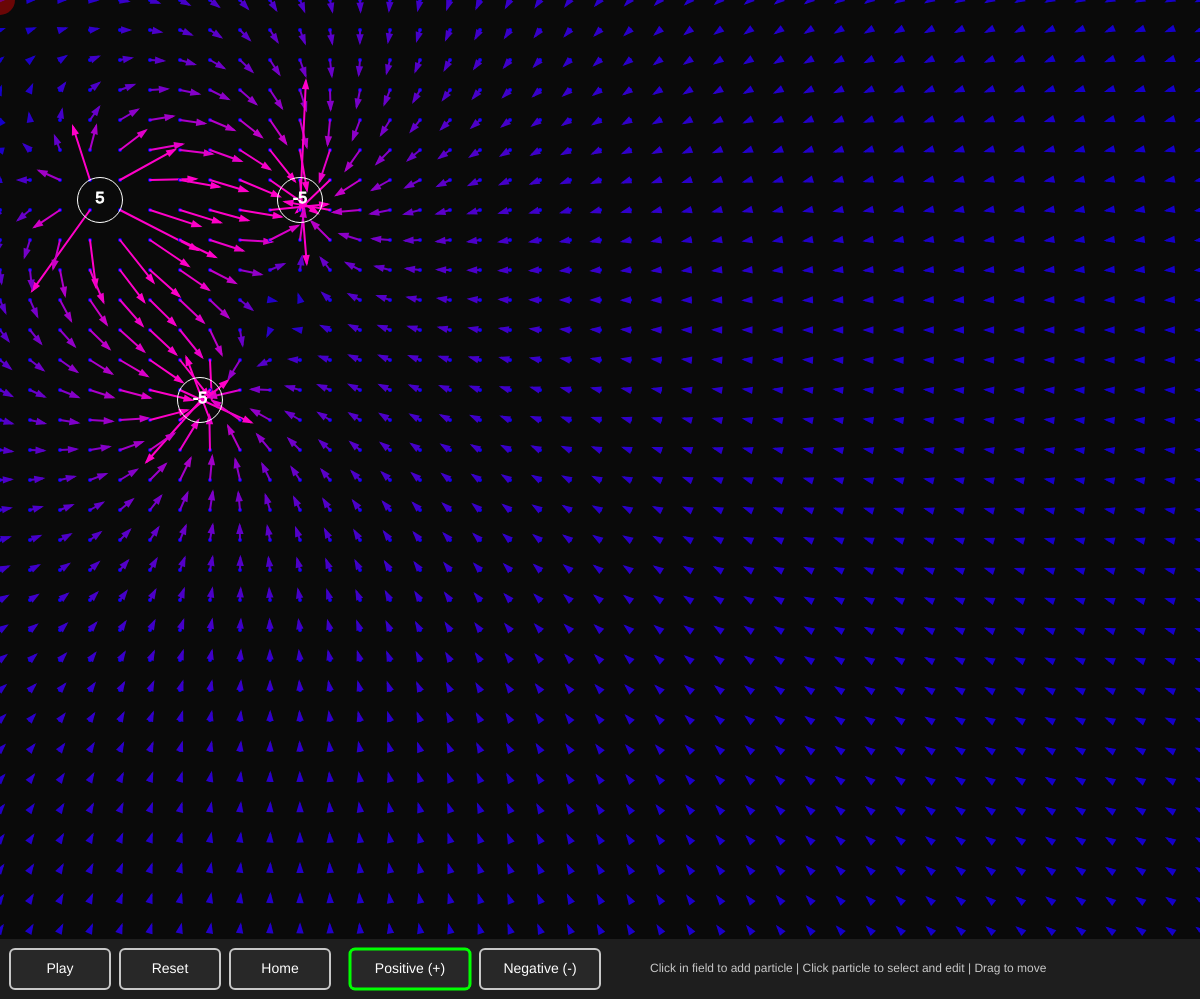
Frame 1 (no input)
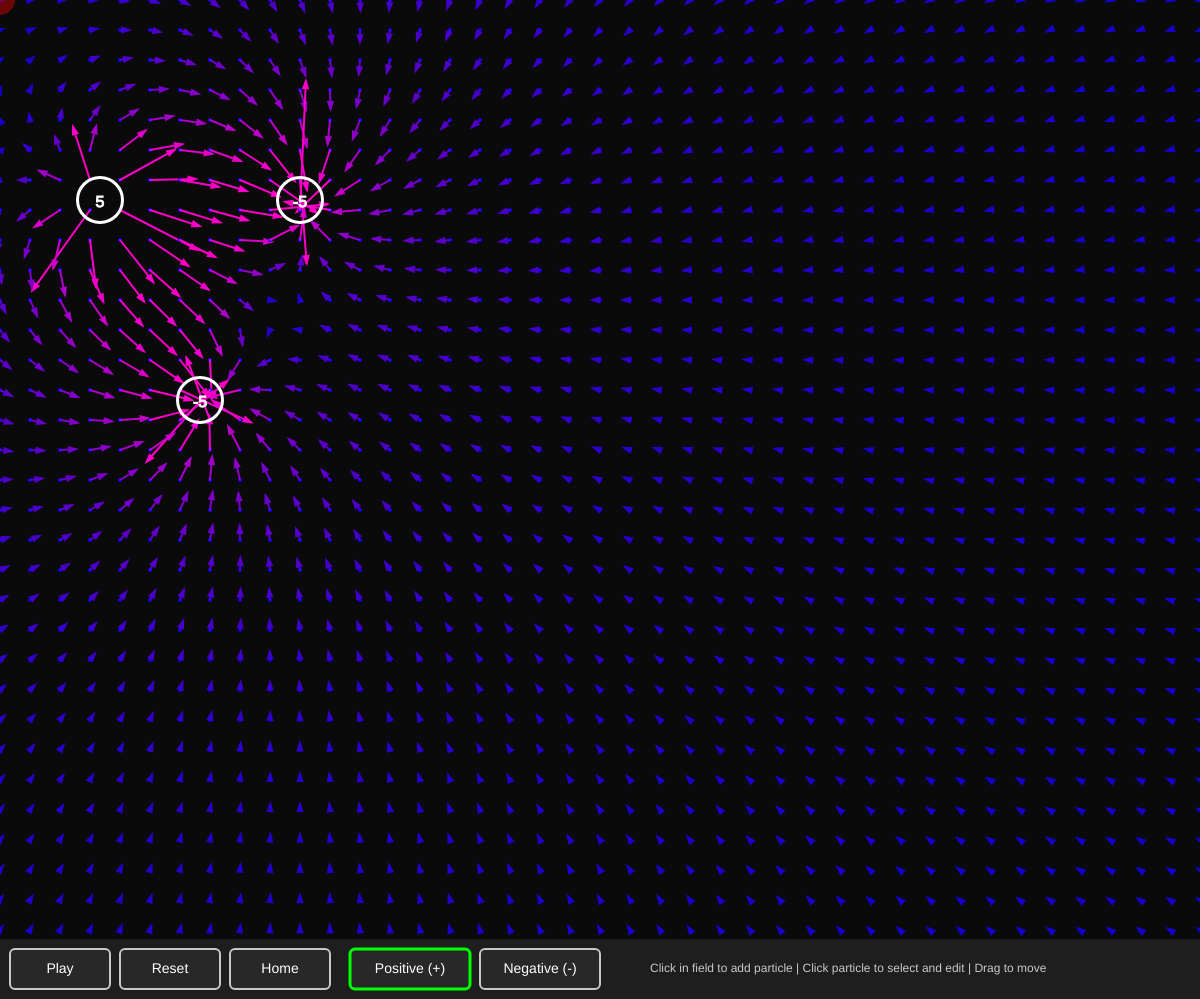
Frame 60 (no input)
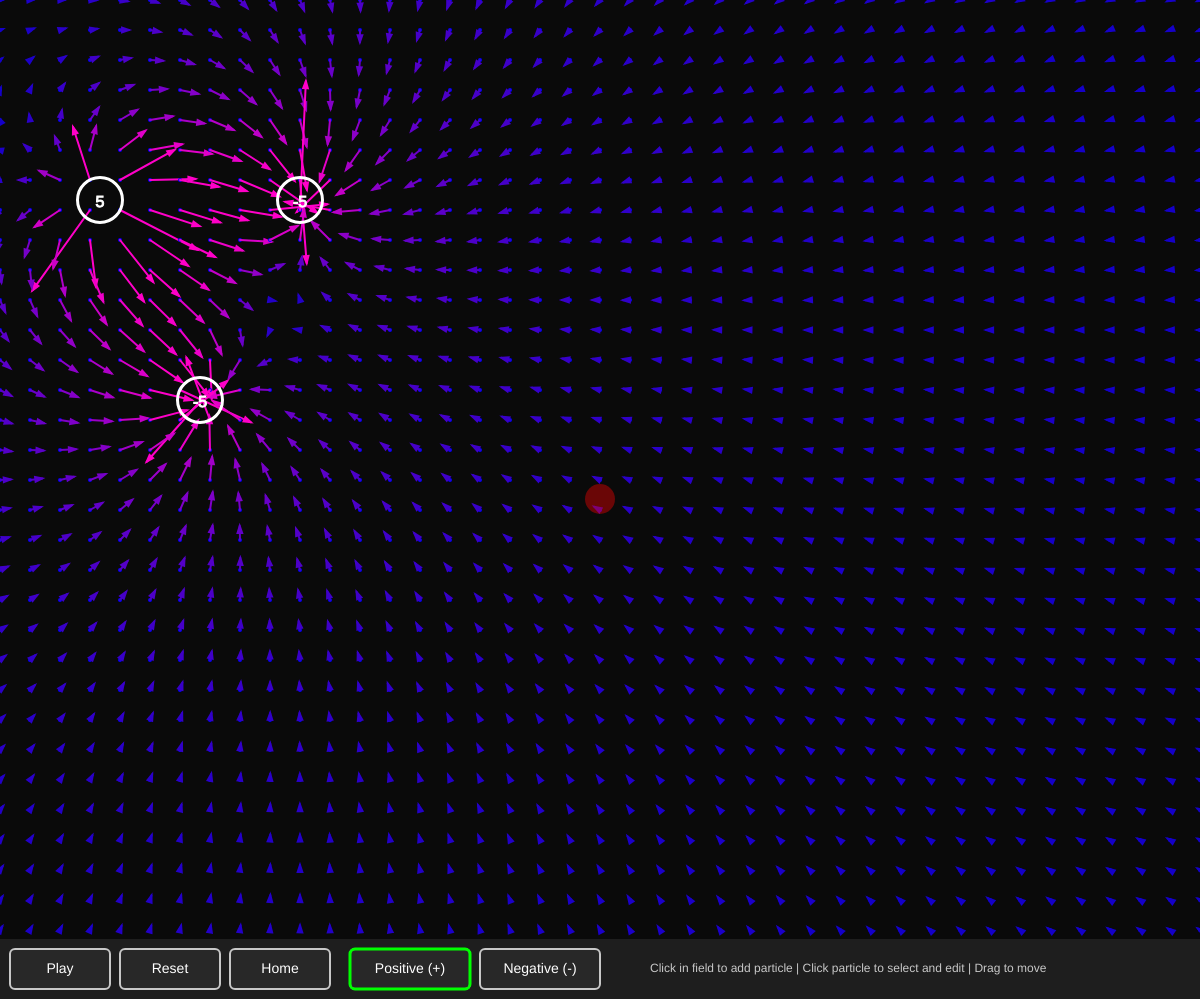
Frame 120 (the mouse pressed at the canvas centre since frame 60)

The p5.js sketch that drew these frames (run headless with seeded random() and noise() and a simulated clock; from frame 60 on, the mouse is pressed at the canvas centre):

// p5.js sketch
// ── sketch.js
let size; 
let K = 2e4;
let grid;
let particles = [];
// Camera (pan & zoom)
let camScale = 1;
let camOffset;
let panningActive = false;
let selectedCharge = 5; // Default charge for new particles
let isPlaying = false;
let selectedParticle = null;
let draggingParticle = null;
let uiHeight = 60;
let chargeDialog = null;
let chargeInput = null;

let buttonPressed = false;

// UI Button class
class Button {
  constructor(x, y, w, h, label, action) {
    this.x = x;
    this.y = y;
    this.w = w;
    this.h = h;
    this.label = label;
    this.action = action;
    this.hovered = false;
  }
  
  show() {
    // Check hover
    this.hovered = mouseX > this.x && mouseX < this.x + this.w &&
                   mouseY > this.y && mouseY < this.y + this.h;
    
    // Draw button
    fill(this.hovered ? 60 : 40);
    stroke(200);
    strokeWeight(2);
    rect(this.x, this.y, this.w, this.h, 5);
    
    // Draw label
    fill(255);
    noStroke();
    textAlign(CENTER, CENTER);
    textSize(14);
    text(this.label, this.x + this.w/2, this.y + this.h/2);
  }
  
  clicked() {
    if (this.hovered) {
      this.action();
      return true;
    }
    return false;
  }
}

// UI Buttons
let playPauseBtn, resetBtn, homeBtn, positiveBtn, negativeBtn;

function setup() { 
  createCanvas(window.innerWidth, window.innerHeight-1); 
  size = 30; 
  
  // Initialize with some particles
  particles.push(new Particle(5, 100, 200));
  particles.push(new Particle(-5, 300, 200));
  particles.push(new Particle(-5, 200, 400));
  
  grid = new Grid(size);
  
  // Create UI buttons
  playPauseBtn = new Button(10, height-uiHeight+10, 100, 40, "Play", togglePlayPause);
  resetBtn = new Button(120, height-uiHeight+10, 100, 40, "Reset", resetSimulation);
  homeBtn = new Button(230, height-uiHeight+10, 100, 40, "Home", home);
  
  positiveBtn = new Button(350, height-uiHeight+10, 120, 40, "Positive (+)", () => selectedCharge = 5);
  negativeBtn = new Button(480, height-uiHeight+10, 120, 40, "Negative (-)", () => selectedCharge = -5);
  camOffset = createVector(0, 0);
}

function draw() { 
  background(0);
  
  // Draw field area
  fill(10);
  noStroke();
  rect(0, 0, width, height - uiHeight);
  // Convert mouse position to world coordinates for interactions/preview
  let worldMouse = screenToWorld(mouseX, mouseY);

  // Update and draw field contents inside camera transform
  push();
  translate(camOffset.x, camOffset.y);
  scale(camScale);

  grid.update(particles);
  grid.show();

  // Show all particles (physics runs in world coords)
  for (let p of particles) {
    if (isPlaying) {
      let Efield = grid.getFieldStrength(p);
      p.applyForce(Efield);
      p.update();
    }
    p.show();
  }

  // Highlight selected particle
  if (selectedParticle) {
    noFill();
    stroke(255, 255, 0);
    strokeWeight(3);
    circle(selectedParticle.pos.x, selectedParticle.pos.y, 50);
  }

  // Preview particle at mouse when in field area (in world coords)
  if (mouseY < height - uiHeight && !draggingParticle && !panningActive) {
    noStroke();
    fill(selectedCharge > 0 ? color(255, 0, 0, 100) : color(0, 0, 255, 100));
    circle(worldMouse.x, worldMouse.y, 30);
  }

  pop();
  
  // Draw UI panel
  fill(30);
  noStroke();
  rect(0, height-uiHeight, width, uiHeight);
  
  // Draw buttons
  playPauseBtn.label = isPlaying ? "Pause" : "Play";
  playPauseBtn.show();
  resetBtn.show();
  homeBtn.show();
  positiveBtn.show();
  negativeBtn.show();
  
  // Highlight selected charge button
  if (selectedCharge > 0) {
    noFill();
    stroke(0, 255, 0);
    strokeWeight(3);
    rect(positiveBtn.x, positiveBtn.y, positiveBtn.w, positiveBtn.h, 5);
  } else {
    noFill();
    stroke(255, 0, 0);
    strokeWeight(3);
    rect(negativeBtn.x, negativeBtn.y, negativeBtn.w, negativeBtn.h, 5);
  }
  
  // Draw instructions
  fill(200);
  noStroke();
  textAlign(LEFT, CENTER);
  textSize(12);
  text("Click in field to add particle | Click particle to select and edit | Drag to move ", 650, height-uiHeight/2);
  
  // Draw charge dialog if active
  if (chargeDialog) {
    drawChargeDialog();
  }
  
}

function mousePressed() {
  if (chargeDialog) {
    handleChargeDialogClick();
    return;
  }
  panningActive = false;

  // Check UI buttons first
  if (mouseY > height - uiHeight) {
    playPauseBtn.clicked();
    resetBtn.clicked();
    homeBtn.clicked();
    positiveBtn.clicked();
    negativeBtn.clicked();
    return;
  }
  // Convert to world coordinates for particle hit tests
  let worldMouse = screenToWorld(mouseX, mouseY);

  // Check if clicking on existing particle
  for (let p of particles) {
    let d = dist(worldMouse.x, worldMouse.y, p.pos.x, p.pos.y);
    if (d < 25) {
      selectedParticle = p;
      draggingParticle = p;
      return;
    }
  }

  // If not clicking on a particle, deselect (possible add on release)
  selectedParticle = null;
}

function mouseReleased() {
  // If charge dialog is open, don't do anything
  if (chargeDialog) {
    return;
  }

  if (buttonPressed) {
    buttonPressed = false;
    return;
  }
  
  // If we were dragging a particle, stop and maybe open dialog
  if (draggingParticle) {
    let d = dist(mouseX, mouseY, pmouseX, pmouseY);
    // If mouse barely moved, it was a click - open charge dialog
    if (d < 5) {
      openChargeDialog(draggingParticle);
    }
    draggingParticle = null;
    return;
  }

  // If clicking in field area and not on a particle, add new particle (only if we didn't pan)
  if (mouseY < height - uiHeight && !panningActive) {
    let worldMouse = screenToWorld(mouseX, mouseY);
    let clickedOnParticle = false;
    for (let p of particles) {
      let d = dist(worldMouse.x, worldMouse.y, p.pos.x, p.pos.y);
      if (d < 25) {
        clickedOnParticle = true;
        break;
      }
    }

    if (!clickedOnParticle) {
      particles.push(new Particle(selectedCharge, worldMouse.x, worldMouse.y));
    }
  }
}

function mouseDragged() {
  // If dragging a particle, move it in world coords
  if (draggingParticle && mouseY < height - uiHeight) {
    let worldMouse = screenToWorld(mouseX, mouseY);
    draggingParticle.pos.x = worldMouse.x;
    draggingParticle.pos.y = worldMouse.y;
    return;
  }

  // Otherwise pan the view when dragging on empty field area
  if (!draggingParticle && mouseY < height - uiHeight) {
    camOffset.x += mouseX - pmouseX;
    camOffset.y += mouseY - pmouseY;
    panningActive = true;
  }
}

// Convert screen coordinates to world coordinates (taking camera into account)
function screenToWorld(x, y) {
  return createVector((x - camOffset.x) / camScale, (y - camOffset.y) / camScale);
}

function worldToScreen(v) {
  return createVector(v.x * camScale + camOffset.x, v.y * camScale + camOffset.y);
}

function mouseWheel(event) {
  // Zoom in/out centered on mouse position
  const factor = event.deltaY < 0 ? 1.05 : 1 / 1.05;
  let mouseScreen = createVector(mouseX, mouseY);
  let worldBefore = p5.Vector.sub(mouseScreen, camOffset).div(camScale);
  camScale *= factor;
  camScale = constrain(camScale, 0.2, 1.1);
  camOffset = p5.Vector.sub(mouseScreen, p5.Vector.mult(worldBefore, camScale));
  return false; // prevent default
}

function keyPressed() {  
  // Flip charge of selected particle
  if (key === 'f' || key === 'F') {
    if (selectedParticle) {
      selectedParticle.q *= -1;
    }
  }
}

function togglePlayPause() {
  isPlaying = !isPlaying;
  // Note: Currently particles are static. If you want them to move,
  // you can add physics in the Particle class and update positions when isPlaying is true
}

function home() {
  camOffset = createVector(0, 0);
  camScale = 1;
}

function resetSimulation() {
  particles = [];
  selectedParticle = null;
  draggingParticle = null;
  isPlaying = false;
  camOffset = createVector(0, 0);
  camScale = 1;
  closeChargeDialog();
}

// Charge dialog functions
function openChargeDialog(particle) {
  chargeDialog = {
    particle: particle,
    x: width / 2 - 150,
    y: 200,
    w: 420,
    h: 150
  };
  
  // Create input element
  chargeInput = createInput(str(particle.q));
  chargeInput.position(chargeDialog.x + 70, chargeDialog.y + 50);
  chargeInput.size(260);
  chargeInput.style('font-size', '18px');
  chargeInput.style('padding', '10px');
  chargeInput.elt.focus();
  chargeInput.elt.select();
}

function closeChargeDialog() {
  if (chargeInput) {
    chargeInput.remove();
    chargeInput = null;
  }
  chargeDialog = null;
}

function drawChargeDialog() {
  // Semi-transparent overlay
  fill(0, 0, 0, 150);
  noStroke();
  rect(0, 0, width, height);
  
  // Dialog box
  fill(40);
  stroke(200);
  strokeWeight(2);
  rect(chargeDialog.x, chargeDialog.y, chargeDialog.w, chargeDialog.h, 10);
  
  // Title
  fill(255);
  noStroke();
  textAlign(CENTER, CENTER);
  textSize(18);
  text("Edit Particle Charge", chargeDialog.x + chargeDialog.w / 2, chargeDialog.y + 25);
  
  // Buttons
  let btnW = 120;
  let btnH = 35;
  let btnY = chargeDialog.y + 105;
  
  // OK button
  let okX = chargeDialog.x + 20;
  fill(mouseX > okX && mouseX < okX + btnW && 
       mouseY > btnY && mouseY < btnY + btnH ? 60 : 40);
  stroke(0, 200, 0);
  strokeWeight(2);
  rect(okX, btnY, btnW, btnH, 5);
  fill(255);
  noStroke();
  textSize(16);
  text("OK", okX + btnW / 2, btnY + btnH / 2);
  
  // Cancel button
  let cancelX = chargeDialog.x + 150;
  fill(mouseX > cancelX && mouseX < cancelX + btnW && 
       mouseY > btnY && mouseY < btnY + btnH ? 60 : 40);
  stroke(200, 0, 0);
  strokeWeight(2);
  rect(cancelX, btnY, btnW, btnH, 5);
  fill(255);
  noStroke();
  text("Cancel", cancelX + btnW / 2, btnY + btnH / 2);
  
  let deleteX = chargeDialog.x + 280;
  fill(mouseX > deleteX && mouseX < deleteX + btnW && 
       mouseY > btnY && mouseY < btnY + btnH ? 60 : 40);
  stroke(200, 0, 0);
  strokeWeight(2);
  rect(deleteX, btnY, btnW, btnH, 5);
  fill(255);
  noStroke();
  text("Delete", deleteX + btnW / 2, btnY + btnH / 2);
}

function handleChargeDialogClick() {
  if (!chargeDialog) return;
  
  let btnW = 120;
  let btnH = 35;
  let btnY = chargeDialog.y + 105;
  let okX = chargeDialog.x + 30;
  let cancelX = chargeDialog.x + 150;
  let deleteX = chargeDialog.x + 270;
  
  // Check OK button
  if (mouseX > okX && mouseX < okX + btnW && 
      mouseY > btnY && mouseY < btnY + btnH) {
    applyChargeChange();
  }
  // Check Cancel button
  else if (mouseX > cancelX && mouseX < cancelX + btnW && 
           mouseY > btnY && mouseY < btnY + btnH) {
    closeChargeDialog();
  }
  
  else if (mouseX > deleteX && mouseX < deleteX + btnW && 
           mouseY > btnY && mouseY < btnY + btnH) {
    deleteCharge();
  }

  buttonPressed = true;
}

function applyChargeChange() {
  if (chargeDialog && chargeInput) {
    let newCharge = parseFloat(chargeInput.value());
    if (!isNaN(newCharge) && newCharge !== 0) {
      chargeDialog.particle.q = newCharge;
    }
  }
  closeChargeDialog();
}

function deleteCharge() {
  // Delete selected particle
  if (chargeDialog.particle.q) {
    let index = particles.indexOf(chargeDialog.particle);
    if (index > -1) {
      particles.splice(index, 1);
      selectedParticle = null;
      closeChargeDialog();
    }
  }
}
// ── Grid.js
class Grid {
  constructor(size) {
    this.size = size;
    // Keep a constant spacing in screen pixels so the number of visible
    // sample points stays the same regardless of zoom.
    this.screenSpacing = 30; // spacing in screen pixels between sample points
    this.samples = [];
  }
  
  getFieldStrength(particle) {
    let sum = createVector(0, 0);
    
    for (const p of particles) {
      if (p == particle) continue;
          
      let r = particle.pos.dist(p.pos);
      let safeR = max(0.0001, r);
      let magnitude = -p.q/(abs(safeR)**0.86)*2e2;

      sum.add(p5.Vector.sub(p.pos, particle.pos).setMag(magnitude));
    }

    return sum;
  }
  
  update(particles) {
    this.samples.length = 0;

    // Determine world bounds from global camera (camOffset, camScale) and canvas size
    let left = (-camOffset.x) / camScale;
    let top = (-camOffset.y) / camScale;
    let right = (width - camOffset.x) / camScale;
    let bottom = (height - uiHeight - camOffset.y) / camScale;

    // Convert desired screen spacing to world-space spacing so on-screen
    // spacing remains constant while zooming.
    let spacing = this.screenSpacing / camScale;

    // Start at a multiple of spacing so grid stays aligned
    let startX = Math.floor(left / spacing) * spacing;
    let startY = Math.floor(top / spacing) * spacing;

    // Cap the total samples to avoid performance blowup
    let maxSamples = 12000; // safety cap
    let count = 0;

    for (let y = startY; y <= bottom; y += spacing) {
      for (let x = startX; x <= right; x += spacing) {
        let pt = createVector(x, y);
        let sum = createVector(0, 0);

        for (const particle of particles) {
          let r = pt.dist(particle.pos);
          let safeR = max(0.0001, r);
          let magnitude = -particle.q / (abs(safeR) ** 0.86) * 2e2;
          sum.add(p5.Vector.sub(particle.pos, pt).setMag(magnitude/camScale));
        }

        this.samples.push({ x: x, y: y, vec: sum.limit(200) });

        if (++count > maxSamples) return; // stop early if too many
      }
    }
  }
  
  show() {
    for (const s of this.samples) {
      let x = s.x;
      let y = s.y;

      push();
      stroke(0, 0, 255);
      strokeWeight(4 / max(0.3, camScale));
      point(x, y);
      pop();

      let pt = s.vec;
      let m = constrain(round(mag(pt.x, pt.y)) * 7, 0, 255);

      drawArrow({ x, y }, pt, `rgb(${m}, ${0}, ${200})`);
    }
  }
}

function drawArrow(base, vec, myColor) {
  push();
  stroke(myColor);
  strokeWeight(2);
  fill(myColor);
  translate(base.x, base.y);
  line(0, 0, vec.x, vec.y);
  rotate(vec.heading());
  let arrowSize = 7;
  translate(vec.mag() - arrowSize, 0);
  triangle(0, arrowSize / 3, 0, -arrowSize / 3, arrowSize, 0);
  pop();
}
// ── Particle.js
class Particle {
  constructor(q, x, y) {
    this.q = q;
    this.mass = this.q > 0 ? 1836 : 1;
    this.pos = createVector(x, y);
    this.vel = createVector(0, 0);
    this.acc = createVector(0, 0)
  }
  
  applyForce(Efield) {
    let force = Efield.mult(this.q);
    this.acc.add(force.mult(1/this.mass/100));
  }
  
  update() {
    //this.acc.mult(SLOW);
    this.pos.add(this.vel);
    this.vel.add(this.acc);
    //this.vel.mult(SLOW)
    this.acc.mult(0)
  }
  
  show() {
    push()
    noFill()
    stroke(255)
    circle(this.pos.x, this.pos.y, 45);
    strokeWeight(1)
    textAlign(CENTER)
    textSize(16);
    fill(255)
    text(this.q, this.pos.x, this.pos.y+2.5)
    pop()
  }
}
